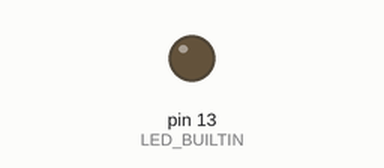
This sketch was run on a simulated Arduino Uno, built with avr-gcc and run on an emulated ATmega328P. Shown: output pins drawn as LEDs (lit = HIGH).

Above: at 4.5 s.
At 13.0 s:
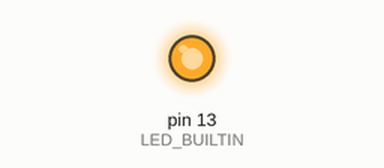
Timing chart, 0 to 22.1 s (numbered marks = the images above):
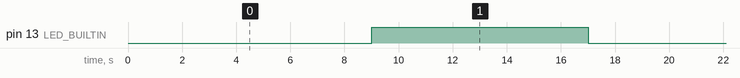

The sketch:

LowPowerMode.ino
```cpp
#include "LowPower.h"

void setup() {

  //Set up default build in led
  pinMode(LED_BUILTIN, OUTPUT);

}

void loop() {

  digitalWrite(LED_BUILTIN, LOW);    // turn the LED off by making the voltage LOW
  delay(1000);

  //Change the duration of the sleep mode by adjusting the first parameter
  //LowPower.idle(SLEEP_8S, ADC_OFF, TIMER2_OFF, TIMER1_OFF, TIMER0_OFF, SPI_OFF, USART0_OFF, TWI_OFF); //Normal sleep mode
  LowPower.powerDown(SLEEP_8S, ADC_OFF, BOD_OFF); //Deep sleep mode
  digitalWrite(LED_BUILTIN, HIGH);   // turn the LED on (HIGH is the voltage level)
  delay(8000);                       // wait for 8 second

}

//Power saving mini experiments
//On normal case, when led is lit, consume average of 0.223W to 0.238W & 110.2ohm to 110.5ohm

//LowPower.powerDown (save the most power)
//When device put to power down, consume average of 0.144W & 171.2ohm to 184.1ohm

//LowPower.idle
//When device put to idle, consume average of 0.173W to  & 141.8 ohm to 141.9 ohm
```

Measured:
- by itself, pin 13 (LED_BUILTIN): alternates HIGH for 8.0 s and LOW for 9.0 s
